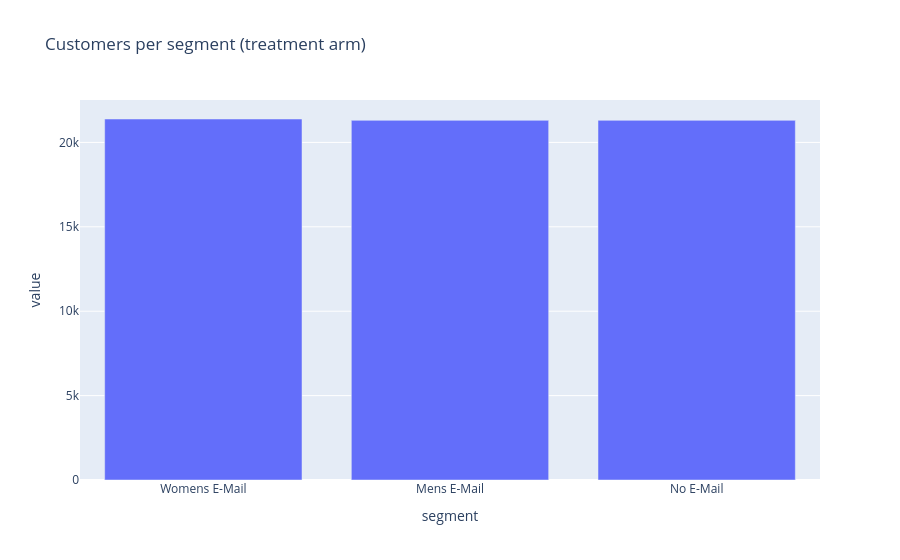

Source (notebook cell):
### Code cell
# Treatment assignment — sanity-checks arm sizes; the actual covariate
# balance check is Step 3.
px.bar(df["segment"].value_counts(), title="Customers per segment (treatment arm)").update_layout(
    showlegend=False
).show()

### Figure 1 — Plotly figure (JSON) as saved in the notebook; plotly's stock layout.template omitted (floating-point values rounded to 4 significant figures)
{"data": [{"hovertemplate": "variable=count<br>segment=%{x}<br>value=%{y}<extra></extra>", "legendgroup": "count", "marker": {"color": "#636efa", "pattern": {"shape": ""}}, "name": "count", "orientation": "v", "showlegend": true, "textposition": "auto", "type": "bar", "x": ["Womens E-Mail", "Mens E-Mail", "No E-Mail"], "xaxis": "x", "y": [21387, 21307, 21306], "yaxis": "y"}], "layout": {"barmode": "relative", "legend": {"title": {"text": "variable"}, "tracegroupgap": 0}, "showlegend": false, "title": {"text": "Customers per segment (treatment arm)"}, "xaxis": {"anchor": "y", "domain": [0, 1], "title": {"text": "segment"}}, "yaxis": {"anchor": "x", "domain": [0, 1], "title": {"text": "value"}}}}
